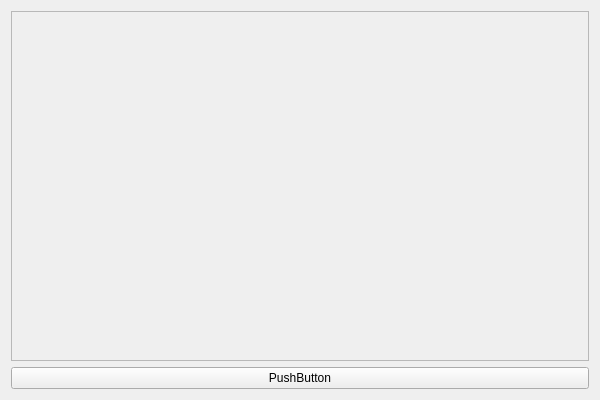
<?xml version="1.0" encoding="UTF-8"?>
<ui version="4.0">
 <class>Qt4HCNetSDKDemoClass</class>
 <widget class="QWidget" name="Qt4HCNetSDKDemoClass">
  <property name="geometry">
   <rect>
    <x>0</x>
    <y>0</y>
    <width>600</width>
    <height>400</height>
   </rect>
  </property>
  <property name="windowTitle">
   <string>Qt4HCNetSDKDemo</string>
  </property>
  <layout class="QGridLayout" name="gridLayout">
   <item row="0" column="0">
    <widget class="QFrame" name="frameRealPlay">
     <property name="frameShape">
      <enum>QFrame::StyledPanel</enum>
     </property>
     <property name="frameShadow">
      <enum>QFrame::Raised</enum>
     </property>
    </widget>
   </item>
   <item row="1" column="0">
    <widget class="QPushButton" name="pushButton">
     <property name="text">
      <string>PushButton</string>
     </property>
    </widget>
   </item>
  </layout>
 </widget>
 <layoutdefault spacing="6" margin="11"/>
 <resources>
  <include location="Qt4HCNetSDKDemo.qrc"/>
 </resources>
 <connections/>
</ui>
